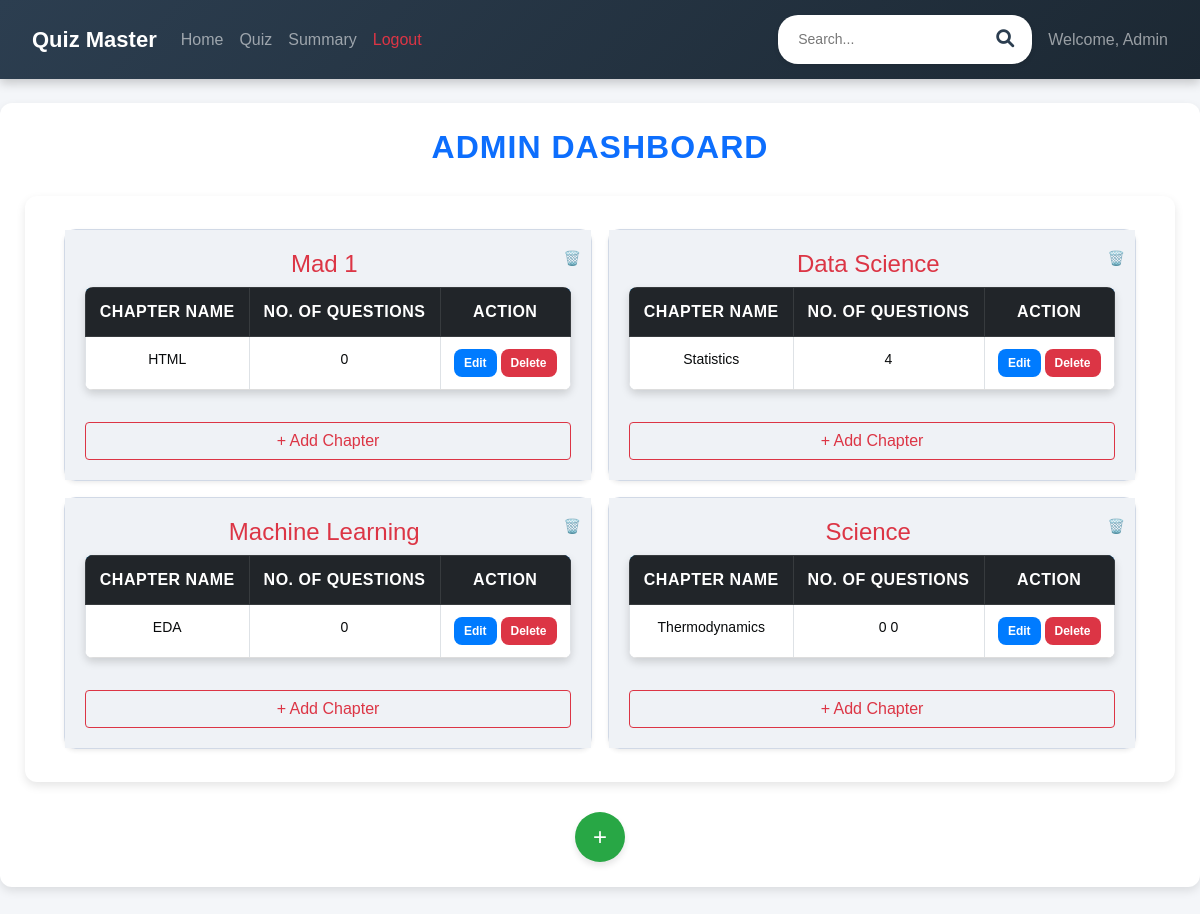
Before: /admin/dashboard with the older database file.
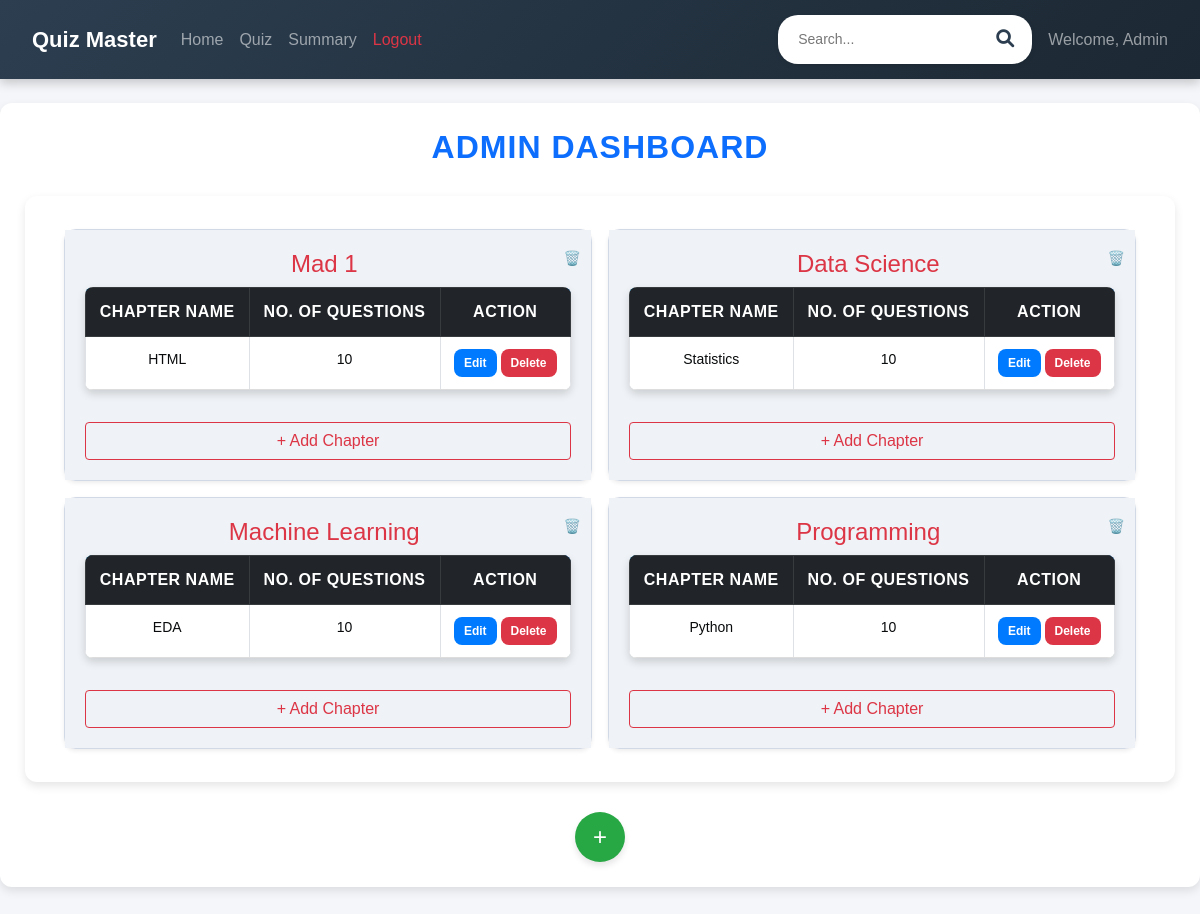
After: the same page with the newer database file.
### backend/models.py (models this page shows)
class Subject(db.Model):
    __tablename__ = 'subject'
    id = db.Column(db.Integer, primary_key=True)
    name = db.Column(db.String(150), unique=True, nullable=False)
    description = db.Column(db.String(300), nullable=False)
    chapters = db.relationship('Chapter', backref='subject', lazy='subquery', cascade='all, delete-orphan')

class Chapter(db.Model):
    __tablename__ = 'chapter'
    id = db.Column(db.Integer, primary_key=True)
    name = db.Column(db.String(100), nullable=False)
    description = db.Column(db.Text)
    subject_id = db.Column(db.Integer, db.ForeignKey('subject.id', ondelete="CASCADE"), nullable=False)
    quizzes = db.relationship('Quiz', backref='chapter', lazy='subquery', cascade='all, delete-orphan')

class Quiz(db.Model):
    __tablename__ = 'quiz'
    id = db.Column(db.Integer, primary_key=True)
    chapter_id = db.Column(db.Integer, db.ForeignKey('chapter.id', ondelete="CASCADE"), nullable=False)
    date_of_quiz = db.Column(db.Date, nullable=False)
    duration_seconds = db.Column(db.Integer, nullable=False)
    remarks = db.Column(db.Text)
    questions = db.relationship('Question', backref='quiz', lazy='subquery', cascade='all, delete-orphan')
    scores = db.relationship('Score', backref='quiz', lazy='dynamic', cascade='all, delete-orphan')

### backend/controllers.py (the view)
@app.route('/admin/dashboard')
def admin_dashboard():
    subjects = Subject.query.all()  # Get all subjects
    for subject in subjects:
        for chapter in subject.chapters:
            chapter.quizzes = Quiz.query.filter_by(chapter_id=chapter.id).all()
    return render_template('admin/admin_dashboard.html', subjects=subjects)

### templates/admin/admin_dashboard.html
{% extends "admin/admin_base.html" %}
{% block content %}
<h2 class="text-center text-primary mb-4">Admin Dashboard</h2>
<div class="container">
    <div class="d-flex flex-wrap justify-content-center">
        {% for subject in subjects %}
        <div class="card shadow-sm m-2" style="width: 48%;">
            <div class="card-body">
                <h4 class="text-danger text-center">
                    {{ subject.name }}
                    <div style="float: right; font-size: 14px; color: #dc3545; margin-right: -10px;">
                        <a href="{{ url_for('delete_subject', subject_id=subject.id) }}"
                        style="text-decoration: none;"
                           onclick="return confirm('Are you sure you want to delete this subject?');">
                           🗑️
                        </a>
                    </div>
                </h4>
                <table class="table table-bordered">
                    <thead class="table-dark text-center">
                        <tr>
                            <th>Chapter Name</th>
                            <th>No. of Questions</th>
                            <th>Action</th>
                        </tr>
                    </thead>
                    <tbody>
                        {% for chapter in subject.chapters %}
                        <tr class="text-center">
                            <td>{{ chapter.name }}</td>
                           <td>
                                {% if chapter.quizzes %}
                                    {% for quiz in chapter.quizzes %}
                                        {{ quiz.questions|length }}
                                    {% endfor %}
                                {% else %}
                                    No quizzes available
                                {% endif %}
                            </td>
                            <td>
                                <a href="{{ url_for('edit_chapter', chapter_id=chapter.id) }}" class="btn btn-primary btn-sm" style="font-size: 12px; padding: 5px 10px;">Edit</a>
                                <a href="{{ url_for('delete_chapter', chapter_id=chapter.id) }}" class="btn btn-danger btn-sm" style="font-size: 12px; padding: 5px 10px;">Delete</a>
                            </td>
                        </tr>
                        {% endfor %}
                    </tbody>
                </table>
                <a href="{{ url_for('new_chapter', subject_id=subject.id) }}" class="btn btn-outline-danger w-100 mt-3">+ Add Chapter</a>
            </div>
        </div>
        {% endfor %}
    </div>
</div>
<div class="text-center mt-3">
    <a
        href="{{ url_for('new_subject') }}"
        style="display: inline-block; background-color: #28a745; color: white; text-decoration: none; border: none; border-radius: 50%; width: 50px; height: 50px; font-size: 24px; line-height: 50px; text-align: center; box-shadow: 0 4px 6px rgba(0, 0, 0, 0.1);"
        title="Add New Subject">
        +
    </a>
</div>
{% endblock %}

### templates/admin/admin_base.html (shortened to what this page needs)
<!DOCTYPE html>
<html lang="en">
<head>
    <link href="https://cdn.jsdelivr.net/npm/bootstrap@5.0.2/dist/css/bootstrap.min.css" rel="stylesheet">
    <link href="https://cdnjs.cloudflare.com/ajax/libs/font-awesome/6.0.0/css/all.min.css" rel="stylesheet">
    <link rel="stylesheet" href="{{ url_for('static', filename='styles/admin_dash.css') }}">
</head>
<body>
    <nav class="navbar navbar-expand-lg navbar-dark bg-dark">
        <div class="container-fluid">
            <a class="navbar-brand" href="#">Quiz Master</a>
            <div class="collapse navbar-collapse" id="navbarNav">
                <ul class="navbar-nav me-auto">
                    <li class="nav-item"><a class="nav-link" href="{{ url_for('admin_dashboard') }}">Home</a></li>
                    <li class="nav-item"><a class="nav-link" href="{{ url_for('quiz_management') }}">Quiz</a></li>
                    <li class="nav-item"><a class="nav-link" href="{{ url_for('admin_summary_charts') }}">Summary</a></li>
                    <li class="nav-item"><a class="nav-link text-danger" href="{{ url_for('logout') }}">Logout</a></li>
                </ul>
                <div class="search-bar">
                    <input type="text" placeholder="Search...">
                    <button><i class="fa fa-search"></i></button>
                </div>
                <span class="navbar-text ms-3">Welcome, Admin</span>
            </div>
        </div>
    </nav>
    <div class="container mt-4">
        {% block content %}
        {% endblock %}
    </div>
</body>
</html>

### static/styles/admin_dash.css (style rules this page uses)
body { font-family: 'Poppins', sans-serif; background-color: #f4f6f9; color: #333; margin: 0; padding: 0; }
.navbar { background: linear-gradient(135deg, #2c3e50, #1c2833); padding: 15px 20px; box-shadow: 0 4px 10px rgba(0, 0, 0, 0.2); }
.navbar-brand { font-weight: bold; font-size: 22px; color: #ffffff; transition: 0.3s ease-in-out; }
.navbar-nav .nav-link { color: #ffffff; font-weight: 500; font-size: 16px; transition: 0.3s ease-in-out; }
.search-bar { display: flex; align-items: center; background: #ffffff; padding: 6px 12px; border-radius: 20px; box-shadow: 0 2px 5px rgba(0, 0, 0, 0.1); }
.search-bar input { border: none; background: transparent; padding: 8px; font-size: 14px; outline: none; width: 200px; }
.search-bar input::placeholder { color: #777; }
.search-bar button { background: transparent; border: none; color: #2c3e50; font-size: 18px; cursor: pointer; transition: 0.3s ease-in-out; }
.container { max-width: 1200px; margin: 30px auto; background: white; padding: 25px; border-radius: 12px; box-shadow: 0 4px 10px rgba(0, 0, 0, 0.1); }
h2.text-center { font-weight: bold; color: #2c3e50; margin-bottom: 20px; text-transform: uppercase; letter-spacing: 1px; }
.card { border-radius: 12px; box-shadow: 0 4px 10px rgba(0, 0, 0, 0.15); transition: 0.3s ease-in-out; border: 1px solid #d1d9e6; background: #ffffff; }
.card-body { padding: 20px; background: hsl(210, 29%, 95%); }
.table { border-radius: 8px; overflow: hidden; box-shadow: 0 4px 8px rgba(0, 0, 0, 0.15); background: white; }
.table thead { background: linear-gradient(135deg, rgb(10, 163, 240), hsl(209, 95%, 50%)); color: white; text-transform: uppercase; }
.table th { padding: 12px; font-size: 16px; text-align: center; letter-spacing: 0.5px; }
.table td { padding: 12px; text-align: center; border-bottom: 1px solid #ddd; font-size: 14px; color: hsl(200, 14%, 4%); }
.table tbody tr { transition: 0.3s ease-in-out; }
.btn-primary { background: #007bff; border: none; padding: 10px 15px; font-size: 14px; font-weight: bold; border-radius: 8px; transition: 0.3s ease-in-out; }
.btn-danger { background: #dc3545; border: none; padding: 10px 15px; font-size: 14px; font-weight: bold; border-radius: 8px; transition: 0.3s ease-in-out; }

Changed rows visible on the page:
removed Subject: name "Science", Quiz (questions|length "0")
removed Chapter: name "Thermodynamics", Quiz (questions|length "0"), shown under Subject "Science"
removed Quiz: questions|length "0", shown under Chapter "Thermodynamics"
changed Quiz (number 1 of 4 on the later page): questions|length "0" → "10"
changed Quiz (number 2 of 4 on the later page): questions|length "4" → "10"
changed Quiz (number 3 of 4 on the later page): questions|length "0" → "10"
added Subject: name "Programming", Quiz (questions|length "10")
added Chapter: name "Python", Quiz (questions|length "10"), shown under Subject "Programming"
